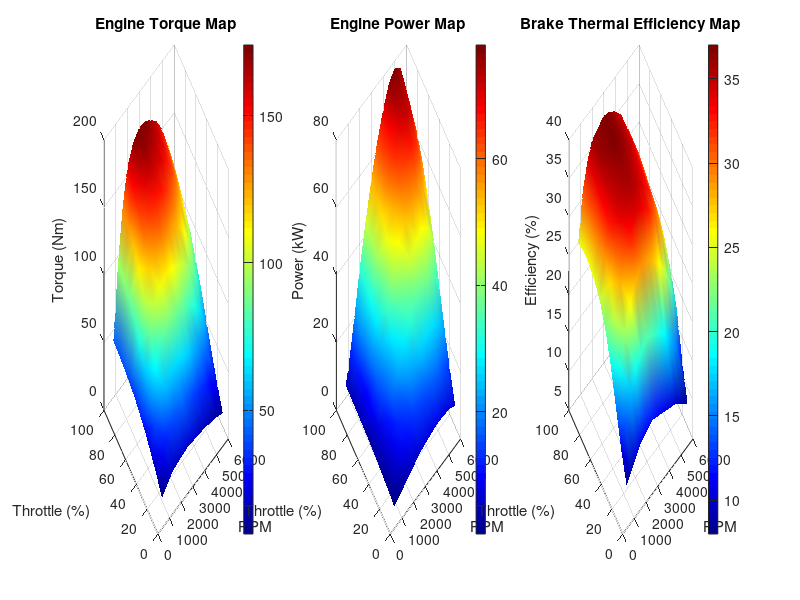

Here is the MATLAB script that generated this plot:
%% Engine Lookup Table Data - 1.6L Naturally Aspirated Passenger Car
%  2D Lookup Table: f(RPM, Throttle Position) -> Torque [Nm] / Efficiency [%]
%  Use with Simulink 2-D Lookup Table block or interpn/interp2 in MATLAB

%% Breakpoint Vectors
RPM_bp = [800, 1200, 1600, 2000, 2500, 3000, 3500, 4000, 4500, 5000, 5500, 6000]; % [RPM]

TPS_bp = [10, 20, 30, 40, 50, 60, 70, 80, 90, 100]; % Throttle Position [%]

%% Torque Table [Nm]
%  Rows    -> Throttle Position (TPS_bp)
%  Columns -> Engine Speed      (RPM_bp)

Torque_Nm = [
%  800   1200  1600  2000  2500  3000  3500  4000  4500  5000  5500  6000
     8,   12,   16,   18,   19,   20,   19,   18,   17,   15,   13,   10;  % TPS 10%
    16,   25,   33,   38,   40,   42,   40,   38,   36,   32,   28,   22;  % TPS 20%
    22,   38,   50,   58,   62,   65,   63,   60,   57,   52,   45,   35;  % TPS 30%
    28,   50,   68,   80,   86,   90,   88,   84,   80,   73,   63,   50;  % TPS 40%
    32,   62,   86,  100,  108,  112,  110,  106,  101,   93,   81,   65;  % TPS 50%
    36,   73,  100,  118,  128,  133,  131,  126,  120,  111,   97,   78;  % TPS 60%
    38,   82,  113,  134,  145,  150,  149,  144,  137,  127,  111,   89;  % TPS 70%
    40,   88,  122,  145,  157,  162,  161,  156,  149,  138,  121,   97;  % TPS 80%
    41,   92,  128,  152,  164,  169,  168,  163,  156,  144,  127,  102;  % TPS 90%
    42,   95,  132,  157,  169,  174,  173,  168,  161,  149,  131,  105;  % TPS 100%
];

%% Power Table [kW]  (derived from Torque and RPM)
%  P [kW] = T [Nm] * omega [rad/s] / 1000
%  omega = RPM * 2*pi / 60

omega = RPM_bp * 2 * pi / 60; % angular velocity [rad/s]
Power_kW = (Torque_Nm .* omega) / 1000; % [kW], broadcast over rows

%% Brake Thermal Efficiency Table [%]
%  Rows    -> Throttle Position (TPS_bp)
%  Columns -> Engine Speed      (RPM_bp)
%
%  Peak efficiency ~36% around 2500-3500 RPM at high load (BSFC island)
%  Low efficiency at idle/low load and very high RPM (pumping + friction losses)

Efficiency_pct = [
%  800   1200  1600  2000  2500  3000  3500  4000  4500  5000  5500  6000
   8.0,  9.0, 10.0, 11.0, 11.5, 12.0, 11.5, 11.0, 10.5, 10.0,  9.0,  8.0;  % TPS 10%
  11.0, 14.0, 17.0, 19.0, 20.0, 21.0, 20.5, 19.5, 18.5, 17.0, 15.0, 12.0;  % TPS 20%
  15.0, 19.0, 23.0, 26.0, 28.0, 29.0, 28.5, 27.5, 26.0, 24.0, 21.0, 17.0;  % TPS 30%
  19.0, 24.0, 28.0, 31.0, 33.0, 34.0, 33.5, 32.5, 31.0, 28.5, 25.0, 20.0;  % TPS 40%
  22.0, 27.0, 31.0, 33.5, 35.0, 35.5, 35.0, 34.0, 32.5, 30.0, 26.5, 22.0;  % TPS 50%
  24.0, 29.0, 32.5, 34.5, 35.5, 36.0, 35.5, 34.5, 33.0, 30.5, 27.0, 22.5;  % TPS 60%
  25.0, 30.0, 33.0, 35.0, 36.0, 36.5, 36.0, 35.0, 33.5, 31.0, 27.5, 23.0;  % TPS 70%
  25.5, 30.5, 33.5, 35.5, 36.5, 37.0, 36.5, 35.5, 34.0, 31.5, 28.0, 23.0;  % TPS 80%
  25.5, 31.0, 34.0, 36.0, 36.5, 37.0, 36.5, 35.5, 34.0, 31.5, 28.0, 23.0;  % TPS 90%
  25.0, 31.0, 34.0, 36.0, 36.5, 37.0, 36.5, 35.5, 34.0, 31.5, 28.0, 23.0;  % TPS 100%
];

%% Example: 2D Interpolation (equivalent to Simulink Lookup Table block)
% Query point: RPM = 2750, TPS = 55%
rpm_query = 2750;
tps_query = 55;

torque_interp = interp2(RPM_bp, TPS_bp, Torque_Nm, rpm_query, tps_query, 'linear');
power_interp  = interp2(RPM_bp, TPS_bp, Power_kW,  rpm_query, tps_query, 'linear');
eff_interp    = interp2(RPM_bp, TPS_bp, Efficiency_pct, rpm_query, tps_query, 'linear');

fprintf('At RPM=%.0f, TPS=%.0f%%:\n', rpm_query, tps_query);
fprintf('  Torque     = %.1f Nm\n',  torque_interp);
fprintf('  Power      = %.2f kW\n',  power_interp);
fprintf('  Efficiency = %.1f %%\n',  eff_interp);

%% Optional: Surface Plot
figure;
subplot(1,3,1);
surf(RPM_bp, TPS_bp, Torque_Nm);
xlabel('RPM'); ylabel('Throttle (%)'); zlabel('Torque (Nm)');
title('Engine Torque Map'); colormap jet; colorbar; shading interp;

subplot(1,3,2);
surf(RPM_bp, TPS_bp, Power_kW);
xlabel('RPM'); ylabel('Throttle (%)'); zlabel('Power (kW)');
title('Engine Power Map'); colormap jet; colorbar; shading interp;

subplot(1,3,3);
surf(RPM_bp, TPS_bp, Efficiency_pct);
xlabel('RPM'); ylabel('Throttle (%)'); zlabel('Efficiency (%)');
title('Brake Thermal Efficiency Map'); colormap jet; colorbar; shading interp;
